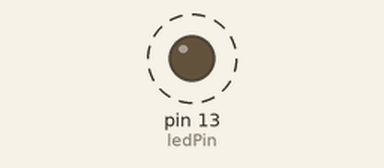
Simulated run of this sketch. Board: Arduino Uno, built with avr-gcc and run on an emulated ATmega328P. On the bench: output pins drawn as LEDs (lit = HIGH). Dashed ring = blinking.

Above: at 0.5 s.
Timing chart, 0 to 4.6 s (numbered marks = the images above):
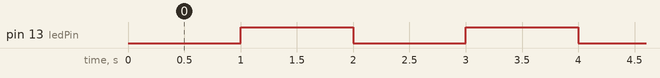

The sketch:

BlinkWithoutDelay.ino
```cpp
const int ledPin = LED_BUILTIN;  // the number of the LED pin
int ledState = LOW;  // ledState used to set the LED
unsigned long previousMillis = 0;  // will store last time LED was updated
const long interval = 1000;  // interval at which to blink (milliseconds)

void setup() {
  pinMode(ledPin, OUTPUT);
}

void loop() {
  unsigned long currentMillis = millis();
  if (currentMillis - previousMillis >= interval) {
    previousMillis = currentMillis;
    if (ledState == LOW) {
      ledState = HIGH;
    } else {
      ledState = LOW;
    }
    digitalWrite(ledPin, ledState);
  }
}
```

Measured:
- by itself, pin 13 (ledPin): alternates HIGH for 1.0 s and LOW for 1.0 s
